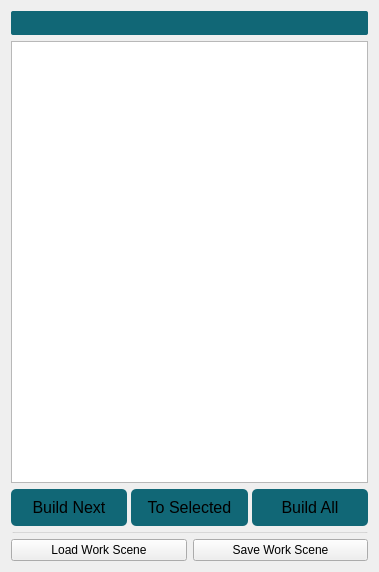
<?xml version="1.0" encoding="UTF-8"?>
<ui version="4.0">
 <class>buildUI</class>
 <widget class="QWidget" name="buildUI">
  <property name="geometry">
   <rect>
    <x>0</x>
    <y>0</y>
    <width>379</width>
    <height>572</height>
   </rect>
  </property>
  <property name="acceptDrops">
   <bool>false</bool>
  </property>
  <property name="windowTitle">
   <string>Rig Build</string>
  </property>
  <layout class="QVBoxLayout" name="verticalLayout">
   <property name="spacing">
    <number>6</number>
   </property>
   <item>
    <widget class="QPushButton" name="rigTypeBtn">
     <property name="styleSheet">
      <string notr="true">QPushButton{ 
background-color: qlineargradient(spread:pad, x1:0, y1:1, x2:0, y2:0, stop:1 #116776, stop:0 #116776);
padding: 5px;
border-radius: 2px;
}

QPushButton:hover
{
background-color: #1d8ba3;
border-radius: 2px;
}

QPushButton:pressed
{
background-color: #1d1d1d;
border-radius: 2px;
}

QPushButton:disabled
{
background-color: #4b4b4b;
border-radius: 2px;
}</string>
     </property>
     <property name="text">
      <string/>
     </property>
    </widget>
   </item>
   <item>
    <widget class="QListWidget" name="buildList">
     <property name="contextMenuPolicy">
      <enum>Qt::ActionsContextMenu</enum>
     </property>
     <property name="styleSheet">
      <string notr="true">QScrollBar{
                    border: 1px solid grey;
                    background:rgb(55,55,55);
                    width: 8px;}</string>
     </property>
    </widget>
   </item>
   <item>
    <layout class="QGridLayout" name="gridLayout_3">
     <property name="horizontalSpacing">
      <number>4</number>
     </property>
     <property name="verticalSpacing">
      <number>6</number>
     </property>
     <item row="0" column="0">
      <widget class="QPushButton" name="nextBtn">
       <property name="minimumSize">
        <size>
         <width>0</width>
         <height>37</height>
        </size>
       </property>
       <property name="font">
        <font>
         <pointsize>12</pointsize>
        </font>
       </property>
       <property name="toolTip">
        <string>&lt;!DOCTYPE HTML PUBLIC &quot;-//W3C//DTD HTML 4.0//EN&quot; &quot;http://www.w3.org/TR/REC-html40/strict.dtd&quot;&gt;
&lt;html&gt;&lt;head&gt;&lt;meta name=&quot;qrichtext&quot; content=&quot;1&quot; /&gt;&lt;style type=&quot;text/css&quot;&gt;
p, li { white-space: pre-wrap; }
&lt;/style&gt;&lt;/head&gt;&lt;body style=&quot; font-family:'Sans Serif'; font-size:12pt; font-weight:400; font-style:normal;&quot;&gt;
&lt;p style=&quot; margin-top:0px; margin-bottom:0px; margin-left:0px; margin-right:0px; -qt-block-indent:0; text-indent:0px;&quot;&gt;Build the next step in the list.&lt;/p&gt;&lt;/body&gt;&lt;/html&gt;</string>
       </property>
       <property name="styleSheet">
        <string notr="true">QPushButton{ 
background-color: qlineargradient(spread:pad, x1:0, y1:1, x2:0, y2:0, stop:1 #116776, stop:0 #116776);
padding: 5px;
border-radius: 5px;
}

QPushButton:hover
{
background-color: #1d8ba3;
border-radius: 5px;
}

QPushButton:pressed
{
background-color: #1d1d1d;
border-radius: 5px;
}

QPushButton:disabled
{
background-color: #4b4b4b;
border-radius: 5px;
}</string>
       </property>
       <property name="text">
        <string>Build Next</string>
       </property>
      </widget>
     </item>
     <item row="0" column="1">
      <widget class="QPushButton" name="selBtn">
       <property name="minimumSize">
        <size>
         <width>0</width>
         <height>37</height>
        </size>
       </property>
       <property name="font">
        <font>
         <pointsize>12</pointsize>
        </font>
       </property>
       <property name="toolTip">
        <string>&lt;!DOCTYPE HTML PUBLIC &quot;-//W3C//DTD HTML 4.0//EN&quot; &quot;http://www.w3.org/TR/REC-html40/strict.dtd&quot;&gt;
&lt;html&gt;&lt;head&gt;&lt;meta name=&quot;qrichtext&quot; content=&quot;1&quot; /&gt;&lt;style type=&quot;text/css&quot;&gt;
p, li { white-space: pre-wrap; }
&lt;/style&gt;&lt;/head&gt;&lt;body style=&quot; font-family:'Sans Serif'; font-size:12pt; font-weight:400; font-style:normal;&quot;&gt;
&lt;p style=&quot; margin-top:0px; margin-bottom:0px; margin-left:0px; margin-right:0px; -qt-block-indent:0; text-indent:0px;&quot;&gt;Build the next step in the list.&lt;/p&gt;&lt;/body&gt;&lt;/html&gt;</string>
       </property>
       <property name="styleSheet">
        <string notr="true">QPushButton{ 
background-color: qlineargradient(spread:pad, x1:0, y1:1, x2:0, y2:0, stop:1 #116776, stop:0 #116776);
padding: 5px;
border-radius: 5px;
}

QPushButton:hover
{
background-color: #1d8ba3;
border-radius: 5px;
}

QPushButton:pressed
{
background-color: #1d1d1d;
border-radius: 5px;
}

QPushButton:disabled
{
background-color: #4b4b4b;
border-radius: 5px;
}</string>
       </property>
       <property name="text">
        <string>To Selected</string>
       </property>
      </widget>
     </item>
     <item row="0" column="2">
      <widget class="QPushButton" name="buildBtn">
       <property name="minimumSize">
        <size>
         <width>0</width>
         <height>37</height>
        </size>
       </property>
       <property name="font">
        <font>
         <pointsize>12</pointsize>
        </font>
       </property>
       <property name="toolTip">
        <string>&lt;!DOCTYPE HTML PUBLIC &quot;-//W3C//DTD HTML 4.0//EN&quot; &quot;http://www.w3.org/TR/REC-html40/strict.dtd&quot;&gt;
&lt;html&gt;&lt;head&gt;&lt;meta name=&quot;qrichtext&quot; content=&quot;1&quot; /&gt;&lt;style type=&quot;text/css&quot;&gt;
p, li { white-space: pre-wrap; }
&lt;/style&gt;&lt;/head&gt;&lt;body style=&quot; font-family:'Sans Serif'; font-size:12pt; font-weight:400; font-style:normal;&quot;&gt;
&lt;p style=&quot; margin-top:0px; margin-bottom:0px; margin-left:0px; margin-right:0px; -qt-block-indent:0; text-indent:0px;&quot;&gt;Build the entire rig.&lt;/p&gt;&lt;/body&gt;&lt;/html&gt;</string>
       </property>
       <property name="styleSheet">
        <string notr="true">QPushButton{ 
background-color: qlineargradient(spread:pad, x1:0, y1:1, x2:0, y2:0, stop:1 #116776, stop:0 #116776);
padding: 5px;
border-radius: 5px;
}

QPushButton:hover
{
background-color: #1d8ba3;
border-radius: 5px;
}

QPushButton:pressed
{
background-color: #1d1d1d;
border-radius: 5px;
}

QPushButton:disabled
{
background-color: #4b4b4b;
border-radius: 5px;
}</string>
       </property>
       <property name="text">
        <string>Build All</string>
       </property>
      </widget>
     </item>
    </layout>
   </item>
   <item>
    <widget class="QGroupBox" name="groupBox">
     <property name="maximumSize">
      <size>
       <width>16777215</width>
       <height>1</height>
      </size>
     </property>
     <property name="title">
      <string/>
     </property>
     <property name="flat">
      <bool>true</bool>
     </property>
    </widget>
   </item>
   <item>
    <layout class="QHBoxLayout" name="horizontalLayout_3" stretch="0,0">
     <property name="spacing">
      <number>6</number>
     </property>
     <item>
      <widget class="QPushButton" name="loadBtn_2">
       <property name="toolTip">
        <string>Load existing rig scene.</string>
       </property>
       <property name="text">
        <string>Load Work Scene</string>
       </property>
      </widget>
     </item>
     <item>
      <widget class="QPushButton" name="saveBtn_2">
       <property name="toolTip">
        <string>Save current rig scene.</string>
       </property>
       <property name="text">
        <string>Save Work Scene</string>
       </property>
      </widget>
     </item>
    </layout>
   </item>
  </layout>
 </widget>
 <resources/>
 <connections/>
</ui>
